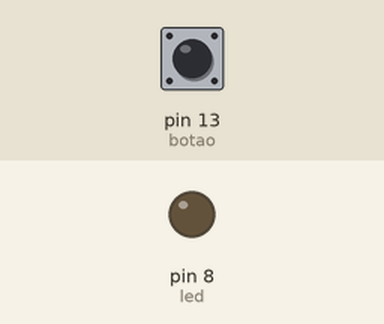
Simulated run of this sketch. Board: Arduino Uno, built with avr-gcc and run on an emulated ATmega328P. Shown: output pins drawn as LEDs (lit = HIGH). The inputs (shaded band) are chosen by the test bench; at power-on: pin 13 (botao) LOW.

Above: at 1.2 s.
1.3 s: pin 13 (botao) pulled HIGH for 0.15 s
At 2.3 s:
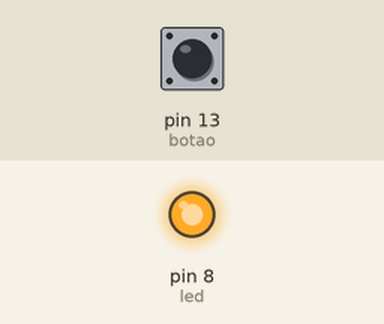
2.9 s: pin 13 (botao) pulled HIGH for 1 s
At 4.7 s:
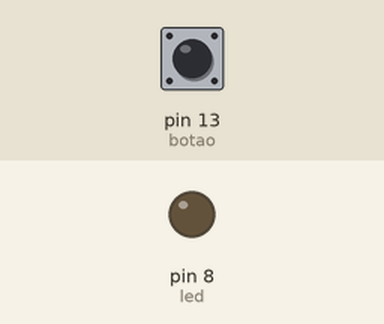
5.4 s: pin 13 (botao) pulled HIGH for 3.2 s
At 9.5 s:
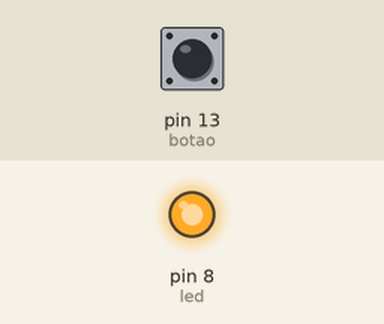
Timing chart, 0 to 11.0 s (numbered marks = the images above; inputs shaded):
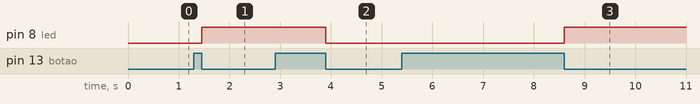

The sketch:

Estado.ino
```cpp
int botao = 13;
int led = 8;

int botaoapertado = 0;
int estado = 0;

void setup(){
  pinMode(botao, INPUT);
  pinMode(led, OUTPUT);
}

void loop(){

  if (digitalRead(botao) == 1){
    estado = !estado;
    while(digitalRead(botao) == 1);
    if(estado == 1){
      digitalWrite(led, HIGH);
    }else{
      digitalWrite(led, LOW);
    }
    delay(300);
  }
}
```

Measured:
- after the input at 1.3 s, pin 8 (led): LOW → HIGH after 0.15 s
- after the input at 2.9 s, pin 8 (led): HIGH → LOW after 1.0 s
- after the input at 5.4 s, pin 8 (led): LOW → HIGH after 3.2 s
